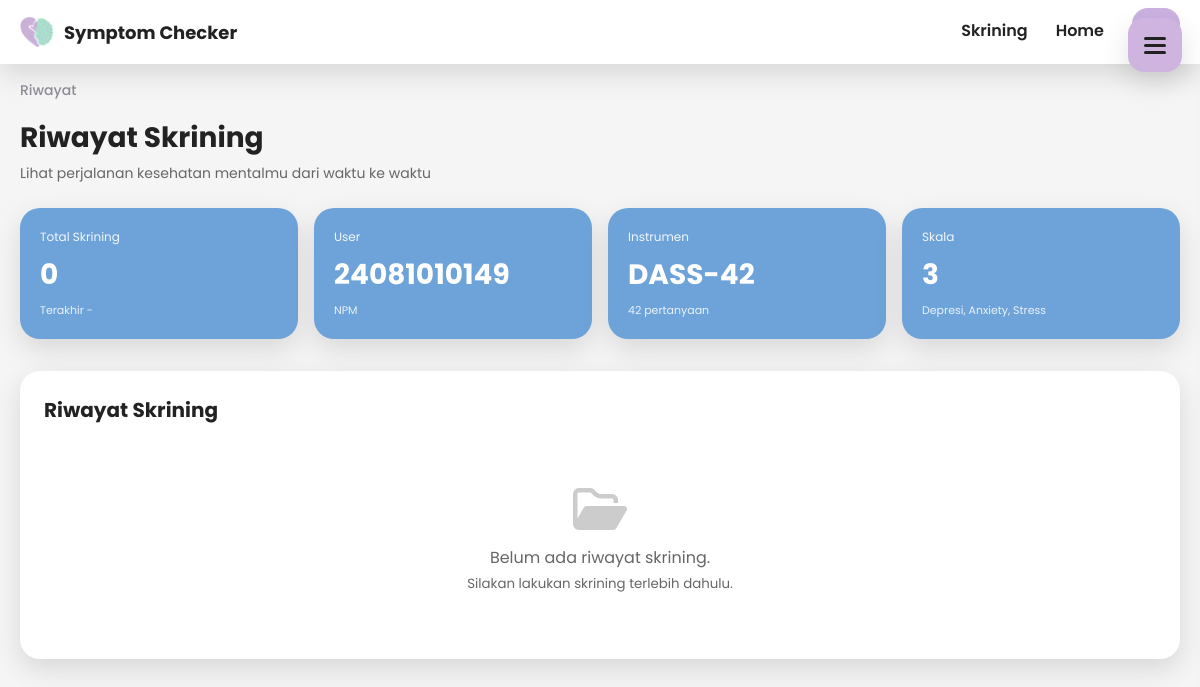
Page /riwayat/index.php (signed in) on the earlier database version.
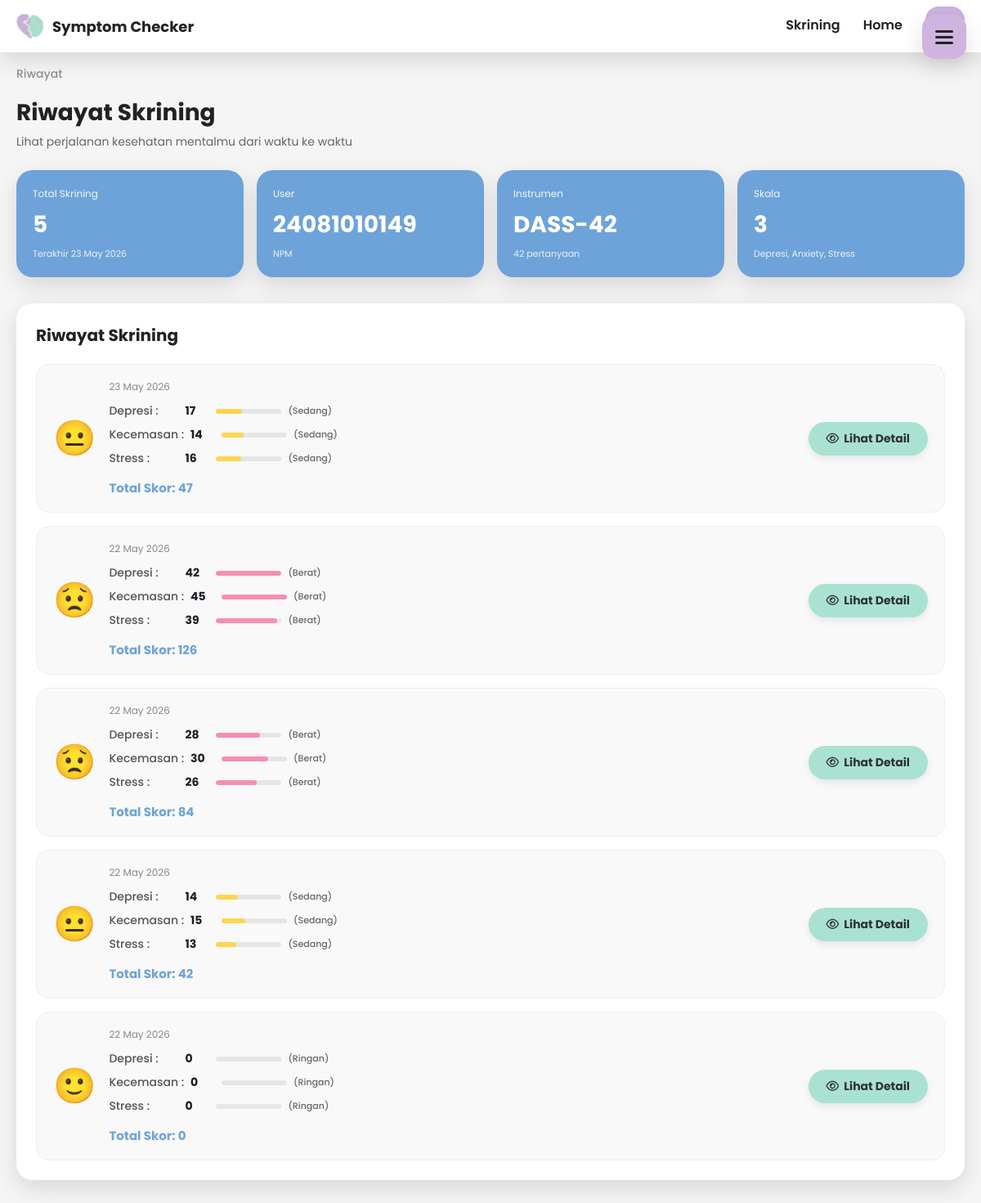
Same page on the later database version.
### tables this page shows
CREATE TABLE `skrining` (
  `id_skrining` varchar(10) NOT NULL,
  `id_mahasiswa` varchar(10) NOT NULL,
  `tgl_skrining` datetime NOT NULL DEFAULT current_timestamp(),
  `skor_depresi` tinyint(3) UNSIGNED NOT NULL DEFAULT 0,
  `skor_anxiety` tinyint(3) UNSIGNED NOT NULL DEFAULT 0,
  `skor_stress` tinyint(3) UNSIGNED NOT NULL DEFAULT 0,
  `catatan` text DEFAULT NULL
);

### riwayat/index.php (the view, shortened to what this page needs)
<?php
require_once '../config/database.php';
$id_mahasiswa = (string) $_SESSION['id_mahasiswa'];
try {
    $stmt = $pdo->prepare("
        SELECT
            s.id_skrining,
            s.tgl_skrining,
            s.skor_depresi,
            s.skor_anxiety,
            s.skor_stress,
            (s.skor_depresi + s.skor_anxiety + s.skor_stress) AS skor_total
        FROM skrining s
        WHERE s.id_mahasiswa = :id_mahasiswa
        ORDER BY s.tgl_skrining DESC
    ");
    $stmt->execute([':id_mahasiswa' => $id_mahasiswa]);
    $riwayat = $stmt->fetchAll(PDO::FETCH_ASSOC);
} catch (Throwable $e) {
    die('Query error: ' . $e->getMessage());
}
$total_screening = count($riwayat);
$last_screening = $total_screening > 0
    ? date('d F Y', strtotime($riwayat[0]['tgl_skrining']))
    : '-';
function getKategori(int $skor): array {
    if ($skor <= 9)  return ['ringan', 'Ringan'];
    if ($skor <= 18) return ['sedang', 'Sedang'];
    return ['berat', 'Berat'];
}
function getWarnaKategori(string $level): string {
    return match ($level) {
        'ringan' => '#a8e6cf',
        'sedang' => '#ffd54f',
        'berat'  => '#f48fb1',
        default  => '#e0e0e0',
    };
}
function getEmoji(int $skor_depresi, int $skor_anxiety, int $skor_stress): array {
    $max_level = 'ringan';
    $levels = [
        getKategori($skor_depresi)[0],
        getKategori($skor_anxiety)[0],
        getKategori($skor_stress)[0],
    ];
    if (in_array('berat', $levels)) $max_level = 'berat';
    elseif (in_array('sedang', $levels)) $max_level = 'sedang';
    return match ($max_level) {
        'berat'  => ['😟', 'Perlu perhatian'],
        'sedang' => ['😐', 'Cukup stabil'],
        default  => ['🙂', 'Kondisi baik'],
    };
}
function getPersentaseSubskala(int $skor): int {
    return (int) round(($skor / 42) * 100);
}
?>
<!DOCTYPE html>
<html lang="id">
<head>
    <link rel="stylesheet" href="https://cdnjs.cloudflare.com/ajax/libs/font-awesome/6.5.1/css/all.min.css">
    <link rel="stylesheet" href="../assets/css/riwayat.css">
</head>
<body>
<header class="topbar">
    <a href="../dashboard/index.php" class="brand">
        <img src="../assets/img/logo.png" alt="Logo Symptom Checker">
        <span>Symptom Checker</span>
    </a>
    <nav class="nav-links">
        <a href="../skrining/index.php">Skrining</a>
        <a href="../dashboard/index.php">Home</a>
    </nav>
</header>
<?php include '../dashboard/navigasi.php'; ?>
<div class="main-content">
    <div class="breadcrumb">Riwayat</div>
    <div class="page-header">
        <h1>Riwayat Skrining</h1>
        <p class="subtitle">Lihat perjalanan kesehatan mentalmu dari waktu ke waktu</p>
    </div>
    <div class="summary-cards">
        <div class="summary-card">
            <div class="label">Total Skrining</div>
            <div class="value"><?= $total_screening; ?></div>
            <div class="desc">Terakhir <?= htmlspecialchars($last_screening); ?></div>
        </div>
        <div class="summary-card">
            <div class="label">User</div>
            <div class="value"><?= htmlspecialchars($npm); ?></div>
            <div class="desc">NPM</div>
        </div>
        <div class="summary-card">
            <div class="label">Instrumen</div>
            <div class="value">DASS-42</div>
            <div class="desc">42 pertanyaan</div>
        </div>
        <div class="summary-card">
            <div class="label">Skala</div>
            <div class="value">3</div>
            <div class="desc">Depresi, Anxiety, Stress</div>
        </div>
    </div>
    <div class="history-section">
        <div class="history-title">Riwayat Skrining</div>
        <?php if (empty($riwayat)): ?>
            <div class="empty-state">
                <i class="fa-regular fa-folder-open" style="font-size: 48px; color: #ccc; margin-bottom: 12px; display: block;"></i>
                Belum ada riwayat skrining.<br>
                <small>Silakan lakukan skrining terlebih dahulu.</small>
            </div>
        <?php else: ?>
            <div class="history-list">
                <?php foreach ($riwayat as $item): ?>
                    <?php
                        $skor_depresi  = (int)($item['skor_depresi'] ?? 0);
                        $skor_anxiety  = (int)($item['skor_anxiety'] ?? 0);
                        $skor_stress   = (int)($item['skor_stress'] ?? 0);
                        $skor_total    = (int)($item['skor_total'] ?? 0);
                        $tgl_formatted = date('d M Y', strtotime($item['tgl_skrining']));
                        $kat_depresi  = getKategori($skor_depresi);
                        $kat_anxiety  = getKategori($skor_anxiety);
                        $kat_stress   = getKategori($skor_stress);
                        $warna_depresi = getWarnaKategori($kat_depresi[0]);
                        $warna_anxiety = getWarnaKategori($kat_anxiety[0]);
                        $warna_stress  = getWarnaKategori($kat_stress[0]);
                        [$emoji_icon, $emoji_text] = getEmoji($skor_depresi, $skor_anxiety, $skor_stress);
                        $p_depresi = getPersentaseSubskala($skor_depresi);
                        $p_anxiety = getPersentaseSubskala($skor_anxiety);
                        $p_stress  = getPersentaseSubskala($skor_stress);
                    ?>
                    <div class="history-item">
                        <div class="history-left">
                            <div class="emoji-wrapper">
                                <span class="emoji" title="<?= htmlspecialchars($emoji_text); ?>"><?= $emoji_icon; ?></span>
                            </div>
                            <div class="history-badge">
                                <div class="tanggal"><?= $tgl_formatted; ?></div>
                                <div class="skor-item">
                                    <span class="label">Depresi :</span>
                                    <span class="nilai"><?= $skor_depresi; ?></span>
                                    <div class="mini-progress">
                                        <div class="mini-progress-fill" style="width: <?= $p_depresi; ?>%; background: <?= $warna_depresi; ?>;"></div>
                                    </div>
                                    <span style="font-size: 11px; color: #666;">(<?= $kat_depresi[1]; ?>)</span>
                                </div>
                                <div class="skor-item">
                                    <span class="label">Kecemasan :</span>
                                    <span class="nilai"><?= $skor_anxiety; ?></span>
                                    <div class="mini-progress">
                                        <div class="mini-progress-fill" style="width: <?= $p_anxiety; ?>%; background: <?= $warna_anxiety; ?>;"></div>
                                    </div>
                                    <span style="font-size: 11px; color: #666;">(<?= $kat_anxiety[1]; ?>)</span>
                                </div>
                                <div class="skor-item">
                                    <span class="label">Stress :</span>
                                    <span class="nilai"><?= $skor_stress; ?></span>
                                    <div class="mini-progress">
                                        <div class="mini-progress-fill" style="width: <?= $p_stress; ?>%; background: <?= $warna_stress; ?>;"></div>
                                    </div>
                                    <span style="font-size: 11px; color: #666;">(<?= $kat_stress[1]; ?>)</span>
                                </div>
                                <div class="total-skor">
                                    Total Skor: <?= $skor_total; ?>
                                </div>
                            </div>
                        </div>
                        <a href="../skrining/result.php?id_skrining=<?= $item['id_skrining']; ?>" class="btn-detail">
                            <i class="fa-regular fa-eye"></i> Lihat Detail
                        </a>
                    </div>
                <?php endforeach; ?>
            </div>
        <?php endif; ?>
    </div>
</div>
</body>
</html>

### dashboard/navigasi.php (shortened to what this page needs)
<?php
$npm = $_SESSION['npm'];
?>
<link rel="stylesheet" href="../assets/css/navigasi.css">
<button class="side-toggle-btn" type="button" aria-label="Buka navigasi" onclick="openNavDrawer()">
    <span></span>
</button>

### assets/css/riwayat.css (style rules this page uses)
:root { --bg: #f5f5f5; --white: #ffffff; --text: #2f3137; --shadow: 0 8px 24px rgba(0, 0, 0, 0.08); --accent: #cbb2e1; --card-blue: #6ea3d9; --radius: 20px; }
* { margin: 0; padding: 0; box-sizing: border-box; }
body { font-family: 'Poppins', sans-serif; background: var(--bg); color: var(--text); min-height: 100vh; display: flex; flex-direction: column; }
a { text-decoration: none; color: inherit; }
.topbar { background: var(--white); min-height: 64px; display: flex; align-items: center; justify-content: space-between; padding: 0 20px; box-shadow: var(--shadow); position: sticky; top: 0; z-index: 100; }
.brand { display: flex; align-items: center; gap: 10px; font-weight: 700; font-size: 18px; }
.brand img { width: 34px; height: 34px; object-fit: contain; }
.nav-links { display: flex; align-items: center; gap: 28px; font-size: 16px; font-weight: 600; }
.nav-links a { position: relative; padding-bottom: 4px; }
.main-content { max-width: 1200px; width: 100%; margin: 0 auto; padding: 16px 20px 32px; flex: 1; }
.breadcrumb { color: #8e8e98; font-size: 14px; margin-bottom: 16px; font-weight: 500; }
.page-header { margin-bottom: 24px; }
.page-header h1 { font-size: 28px; font-weight: 700; margin-bottom: 4px; }
.page-header .subtitle { font-size: 14px; color: #666; }
.summary-cards { display: grid; grid-template-columns: repeat(4, 1fr); gap: 16px; margin-bottom: 32px; }
.summary-card { background: var(--card-blue); color: #fff; padding: 20px; border-radius: var(--radius); box-shadow: var(--shadow); }
.summary-card .label { font-size: 12px; opacity: 0.9; margin-bottom: 8px; }
.summary-card .value { font-size: 28px; font-weight: 700; }
.summary-card .desc { font-size: 11px; opacity: 0.85; margin-top: 6px; }
.history-section { background: var(--white); border-radius: var(--radius); padding: 24px; box-shadow: var(--shadow); }
.history-title { font-size: 20px; font-weight: 700; margin-bottom: 20px; }
.history-list { display: flex; flex-direction: column; gap: 16px; }
.history-item { display: flex; justify-content: space-between; align-items: center; padding: 18px 20px; background: #f9f9f9; border-radius: 16px; border: 1px solid #eee; transition: all 0.25s ease; }
.history-left { display: flex; align-items: center; gap: 16px; }
.emoji-wrapper { position: relative; cursor: default; }
.emoji { font-size: 42px; line-height: 1; transition: transform 0.2s; }
.history-badge { display: flex; flex-direction: column; gap: 8px; }
.tanggal { font-size: 12px; color: #888; margin-bottom: 2px; }
.skor-item { display: flex; align-items: center; gap: 8px; font-size: 14px; font-weight: 500; }
.skor-item .label { color: #555; min-width: 85px; }
.skor-item .nilai { font-weight: 700; color: #1c1f26; min-width: 30px; }
.mini-progress { width: 80px; height: 6px; background: #e6e6e6; border-radius: 999px; overflow: hidden; }
.mini-progress-fill { height: 100%; border-radius: 999px; transition: width 0.4s ease; }
.total-skor { margin-top: 6px; font-size: 15px; font-weight: 700; color: #6ea3d9; }
.btn-detail { display: inline-flex; align-items: center; gap: 6px; padding: 10px 22px; background: #a9e2d3; border-radius: 999px; font-size: 14px; font-weight: 700; color: #2f3137; box-shadow: 0 4px 10px rgba(0,0,0,0.08); transition: all 0.25s ease; }
.empty-state { text-align: center; color: #666; padding: 40px 20px; }

### assets/css/navigasi.css (style rules this page uses)
:root { --nav-purple:#cfb4df; --nav-purple-light:#dcc4ea; --text:#222; --muted:#4a4a4a; --active:#e9dbf4; --shadow:0 10px 28px rgba(0,0,0,.12); }
.side-toggle-btn { position:fixed; top:18px; right:18px; z-index:1101; border:none; background:var(--nav-purple); width:54px; height:54px; border-radius:16px; display:grid; place-items:center; cursor:pointer; box-shadow:var(--shadow); }
.side-toggle-btn span, .side-toggle-btn span::before, .side-toggle-btn span::after { content:''; display:block; width:22px; height:3px; border-radius:999px; background:#222; position:relative; }
.side-toggle-btn span::before { position:absolute;top:-7px;left:0 }
.side-toggle-btn span::after { position:absolute;top:7px;left:0 }

Differences in the rows shown:
added skrining: tgl_skrining "23 May 2026", emoji_icon "😐", skor_depresi "17", skor_depresi "Sedang", skor_anxiety "14", skor_anxiety "Sedang", skor_stress "16", skor_stress "Sedang", skor_total "47"
added skrining: emoji_icon "😟", tgl_skrining "22 May 2026", skor_depresi "42", skor_depresi "Berat", skor_anxiety "45", skor_anxiety "Berat", skor_stress "39", skor_stress "Berat", skor_total "126"
added skrining: emoji_icon "😟", tgl_skrining "22 May 2026", skor_depresi "28", skor_depresi "Berat", skor_anxiety "30", skor_anxiety "Berat", skor_stress "26", skor_stress "Berat", skor_total "84"
added skrining: emoji_icon "😐", tgl_skrining "22 May 2026", skor_depresi "14", skor_depresi "Sedang", skor_anxiety "15", skor_anxiety "Sedang", skor_stress "13", skor_stress "Sedang", skor_total "42"
added skrining: emoji_icon "🙂", tgl_skrining "22 May 2026", skor_depresi "0", skor_depresi "Ringan", skor_anxiety "0", skor_anxiety "Ringan", skor_stress "0", skor_stress "Ringan", skor_total "0"
Other differences:
$total_screening: "0" → "5"
$last_screening: "-" → (not shown)
text no longer shown: "Belum ada riwayat skrining. Silakan lakukan skrining terlebih dahulu."
